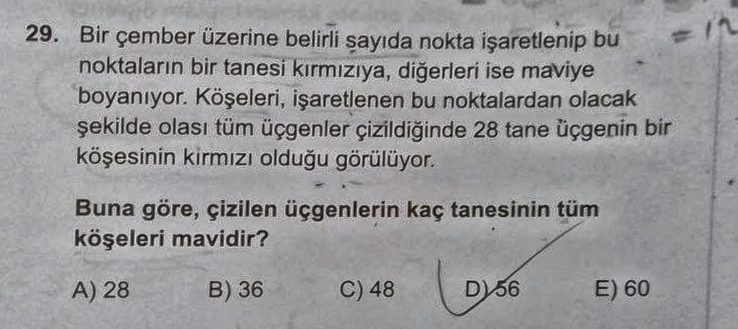
#> input picture spatial-nlm-spatial-control-study/camscanner/dirty/0000001.jpg, 1476 x 657 px (shown at 1/2 size)
$ python audit_dataset.py
#> lines starting #> are read from the running program, lines starting #| are printed output that depends on the picture; long printed decimals are rounded
"""Read-only source audit; explicit filename proposals verified with image features."""
from pathlib import Path
import hashlib, json, re, sys
import cv2
import numpy as np
from PIL import Image, ImageOps, ImageDraw

ROOT = Path(__file__).resolve().parent
DATA = ROOT.parents[1] / 'camscanner'

def digest(path):
    return hashlib.sha256(Path(path).read_bytes()).hexdigest()

def read(path):
    with Image.open(path) as im:
        return np.asarray(ImageOps.exif_transpose(im).convert('RGB'))

def gray(rgb):
    return cv2.cvtColor(rgb, cv2.COLOR_RGB2GRAY)

def properties(path):
    rgb = read(path); g = gray(rgb).astype(np.float32)/255
    bg = g[g >= np.quantile(g,.75)]; ink = g[g <= np.quantile(g,.1)]
    lap = cv2.filter2D(g,-1,np.array([[1,-2,1],[-2,4,-2],[1,-2,1]],np.float32),borderType=cv2.BORDER_REFLECT_101)
    gx = cv2.Sobel(g,-1,1,0); gy = cv2.Sobel(g,-1,0,1)
    with Image.open(path) as im: mode, fmt = im.mode, im.format
    return dict(path=str(path),sha256=digest(path),width=rgb.shape[1],height=rgb.shape[0],mode=mode,format=fmt,
        decoded_dtype=str(rgb.dtype),bits_per_channel=8,channels=3,
        mean=float(g.mean()),std=float(g.std()),background_top_quartile_mean=float(bg.mean()),
        background_top_quartile_std=float(bg.std()),ink_bottom_decile_mean=float(ink.mean()),
        quantiles=np.quantile(g,[0,.01,.1,.5,.9,.99,1]).tolist(),
        near_white_fraction=float((g>=.98).mean()),near_black_fraction=float((g<=.02).mean()),
        edge_mean=float(np.hypot(gx,gy).mean()),local_contrast=float((cv2.dilate(g,np.ones((7,7),np.uint8))-cv2.erode(g,np.ones((7,7),np.uint8))).mean()),
        noise_laplacian=float(np.abs(lap).mean()*np.sqrt(np.pi/2)/6),
        histogram=np.histogram(g,bins=32,range=(0,1))[0].tolist(),
        mean_channel_spread=float((rgb.max(2).astype(float)-rgb.min(2)).mean()/255))

def correspondence(dirty, clean):
    """Gate thresholds fixed before fitting any restoration or seeing test scores."""
    d=gray(read(dirty)); c=gray(read(clean)); h,w=c.shape
    d=cv2.resize(d,(w,h),interpolation=cv2.INTER_LINEAR)
    sift=cv2.SIFT_create(nfeatures=6000)
    kd,dd=sift.detectAndCompute(d,None); kc,dc=sift.detectAndCompute(c,None)
    if dd is None or dc is None: return dict(valid=False,reason='no descriptors')
    matches=cv2.BFMatcher().knnMatch(dd,dc,k=2)
    good=[a for a,b in matches if a.distance < .7*b.distance]
    if len(good)<30: return dict(valid=False,reason='fewer than 30 feature matches',matches=len(good))
    p=np.float32([kd[m.queryIdx].pt for m in good]);q=np.float32([kc[m.trainIdx].pt for m in good])
    H,mask=cv2.findHomography(p,q,cv2.RANSAC,2.,maxIters=5000,confidence=.999)
    if H is None: return dict(valid=False,reason='homography failed')
    inliers=mask.ravel().astype(bool)
    projected=cv2.perspectiveTransform(p[:,None,:],H)[:,0,:]
    residual=np.linalg.norm(projected-q,axis=1)[inliers]
    identity=np.linalg.norm(p-q,axis=1)[inliers]
    pts=p[inliers]; coverage=(np.ptp(pts[:,0])/w)*(np.ptp(pts[:,1])/h)
    # Need broad page support and subpixel correspondence, not just a repeated word.
    valid=int(inliers.sum())>=30 and inliers.mean()>=.5 and np.median(residual)<=.6 and np.quantile(residual,.95)<=1.5 and coverage>=.2
    registration=bool(np.median(identity)>.5 or np.quantile(identity,.95)>1.25)
    return dict(valid=bool(valid),reason='accepted' if valid else 'feature geometry gate failed',matches=len(good),
        inliers=int(inliers.sum()),inlier_fraction=float(inliers.mean()),coverage=float(coverage),
        residual_median=float(np.median(residual)),residual_p95=float(np.quantile(residual,.95)),
        resized_identity_median=float(np.median(identity)),resized_identity_p95=float(np.quantile(identity,.95)),
        registration_required=registration,homography=H.tolist())

def main():
    cv2.setNumThreads(1);cv2.setRNGSeed(20261014)
    (ROOT/'manifests').mkdir(exist_ok=True);(ROOT/'results'/'figures').mkdir(parents=True,exist_ok=True)
    folders=[DATA]+[x for x in sorted(DATA.iterdir()) if x.is_dir() and (x/'dirty').is_dir() and (x/'clean').is_dir()]
    pairs=[];missing=[];inventories=[]
    for group in folders:
        dirty=sorted((group/'dirty').glob('*.jpg'));clean=list((group/'clean').glob('*.jpg'))
        by_number={}
        for f in clean:
            match=re.search(r'_(\d+)\.jpg$',f.name,re.I)
            if match: by_number.setdefault(int(match[1]),[]).append(f)
        inventories.append(dict(group=group.name,dirty_count=len(dirty),clean_count=len(clean)))
        for ordinal,d in enumerate(dirty,1):
            index=int(d.stem) if d.stem.isdigit() else ordinal
            candidates=by_number.get(index,[])
            if len(candidates)!=1:
                missing.append(dict(dirty=str(d),index=index,candidates=[str(c) for c in candidates]));continue
            c=candidates[0];geom=correspondence(d,c)
#> in read, im is the input picture: PIL image 1476x657 RGB; mean R, G, B 152, 151.6, 153.1
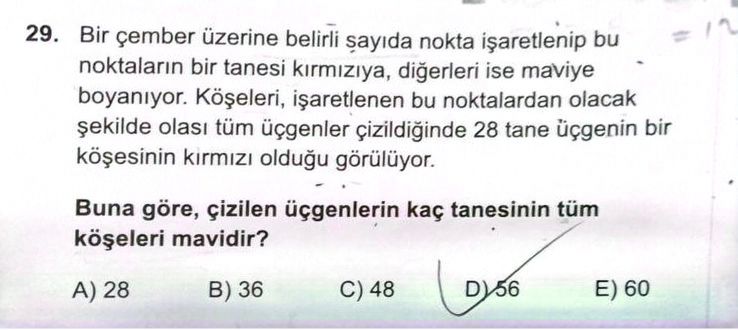
#> input picture spatial-nlm-spatial-control-study/camscanner/clean/Kopyasıpair_100081_pair_00254.jpg(1)_1.jpg, 1476 x 660 px (shown at 1/2 size)
#> in read, im is the input picture: PIL image 1476x660 RGB; mean R, G, B 231.1, 231.1, 232.3
#> in correspondence, `kd, dd = sift.detectAndCompute(d, None)`: kd = 6000 keypoints; strongest (x, y, size): (397, 487, 3.8), (284, 487, 3.7), (705, 304, 3.3), (245, 478, 3.4)
#> in correspondence, `kc, dc = sift.detectAndCompute(c, None)`: kc = 4940 keypoints; strongest (x, y, size): (112, 80, 4.4), (766, 405, 3.8), (91, 61, 5.8), (928, 427, 3.8)
#> in correspondence, `matches=cv2.BFMatcher().knnMatch(dd,dc,k=2)`: matches = 6000 matches
#> in correspondence, `good=[a for a,b in matches if a.distance < .7*b.distance]`: good = 1266 matches
#> in correspondence, `p = np.float32([kd[m.queryIdx].pt for m in good])`: p = 1266 pairs, first value 57.4 to 1457.9, second value 55.2 to 627.6
#> in correspondence, `q = np.float32([kc[m.trainIdx].pt for m in good])`: q = 1266 pairs, first value 57.45 to 1457.9, second value 49.49 to 624.9
#> in correspondence, `H,mask=cv2.findHomography(p,q,cv2.RANSAC,2.,maxIters=5000,confidence=...`: H = [[1, -0.00012, 0.0594], [2.05e-05, 0.996, -0.034], [3.25e-08, 1.85e-08, 1]]; mask = 1266 values, max 1 at index 0, min 0 at index 13, mean 0.834
#> in correspondence, `projected=cv2.perspectiveTransform(p[:,None,:],H)[:,0,:]`: projected = 1266 pairs, first value 57.45 to 1457.9, second value 54.92 to 624.7
#> in correspondence, `residual=np.linalg.norm(projected-q,axis=1)[inliers]`: residual = 1056 values, max 1.84 at index 771, min 0.00678 at index 591, mean 0.284
#> in correspondence, `identity=np.linalg.norm(p-q,axis=1)[inliers]`: identity = 1056 values, max 4.26 at index 113, min 0.0206 at index 527, mean 1.48
#> in correspondence, `pts = p[inliers]`: pts = 1056 pairs, first value 57.4 to 1457.9, second value 55.2 to 627.6
#> in correspondence, `coverage = np.ptp(pts[:, 0]) / w * (np.ptp(pts[:, 1]) / h)`: coverage = 0.823
#> in correspondence, `valid=int(inliers.sum())>=30 and inliers.mean()>=.5 and np.median(resi..`: valid = True
#> after `geom = correspondence(d, c)`: geom = 12 items
            row=dict(id=f'{group.name}_{index:03}',group=group.name,index=index,dirty=properties(d),clean=properties(c),geometry=geom,
                pairing_rule='numeric dirty identity / terminal clean suffix' if d.stem.isdigit() else 'natural source pair identifiers rank / terminal clean suffix; content verified by SIFT')
#> in properties, `lap = cv2.filter2D(g,-1,np.array([[1,-2,1],[-2,4,-2],[1,-2,1]],np.floa..`:
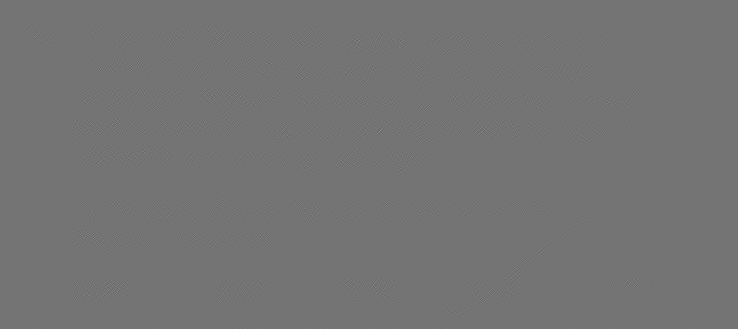
#> lap: shape (657, 1476) float32 (shown at 1/2 size); min -0.541, max 0.647, mean -1.9e-10; drawn with min black and max white
#> in properties, `gx = cv2.Sobel(g, -1, 1, 0)`:
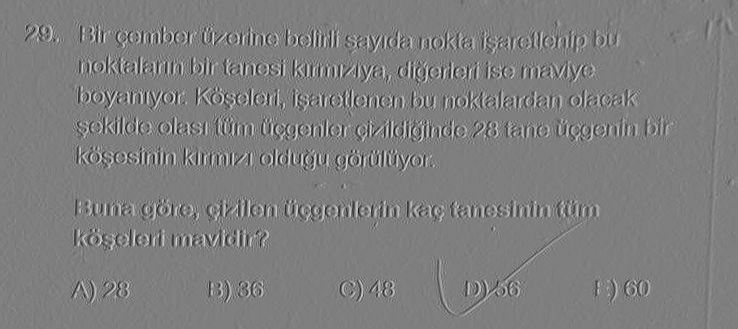
#> gx: shape (657, 1476) float32 (shown at 1/2 size); min -2.4, max 2.42, mean -0.000317; drawn with min black and max white
#> in properties (call 2), `gy = cv2.Sobel(g, -1, 0, 1)`:
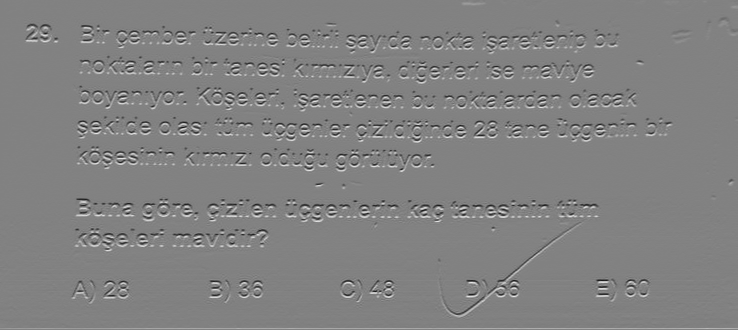
#> gy: shape (660, 1476) float32 (shown at 1/2 size); min -3.11, max 3, mean 0.000235; drawn with min black and max white
#> row = 7 items
            pairs.append(row)
            print(row['id'],geom['valid'],geom.get('inliers'),geom.get('resized_identity_median'),flush=True)
#| camscanner_001 True 1056 1.393
        used={row['clean']['path'] for row in pairs}
#> used = 1 item
        missing.extend(dict(unmatched_clean=str(c)) for c in clean if str(c) not in used)
    manifest=dict(status='audited',inventories=inventories,pairs=pairs,unmatched=missing,
        geometry_gate='SIFT ratio .7; homography RANSAC 2 px; >=30 inliers; fraction >=.5; coverage >=.2; median residual <=.6px; p95 <=1.5px',
        warning='No pairing by arbitrary filesystem order. Nested collection included explicitly. Geometry estimates are offline shared preparation, not model-specific alignment.')
#> manifest = 6 items
    (ROOT/'manifests'/'pairs.json').write_text(json.dumps(manifest,indent=2,ensure_ascii=False),encoding='utf-8')
    # Numeric identities, not lexicographic clean ordering.
    for start in range(0,len(pairs),20):
        sheet=Image.new('RGB',(1000,10*150),'#ddd');draw=ImageDraw.Draw(sheet)
#> after `sheet = Image.new('RGB', (1000, 10 * 150), '#ddd')`: sheet: PIL image 1000x1500 RGB; every value is 221
        for i,row in enumerate(pairs[start:start+20]):
            y=(i//2)*150;x=(i%2)*500
#> after `y = i // 2 * 150`: y = 0
#> after `x = i % 2 * 500`: x = 0
            for j,side in enumerate(['dirty','clean']):
                im=Image.fromarray(read(row[side]['path']));im.thumbnail((245,125));sheet.paste(im,(x+j*250,y+22))
#> after `im.thumbnail((245, 125))`:
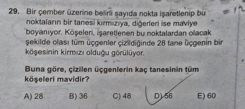
#> im: PIL image 245x109 RGB; mean R, G, B 151.9, 151.5, 153
#> after `sheet.paste(im, (x + j * 250, y + 22))`:
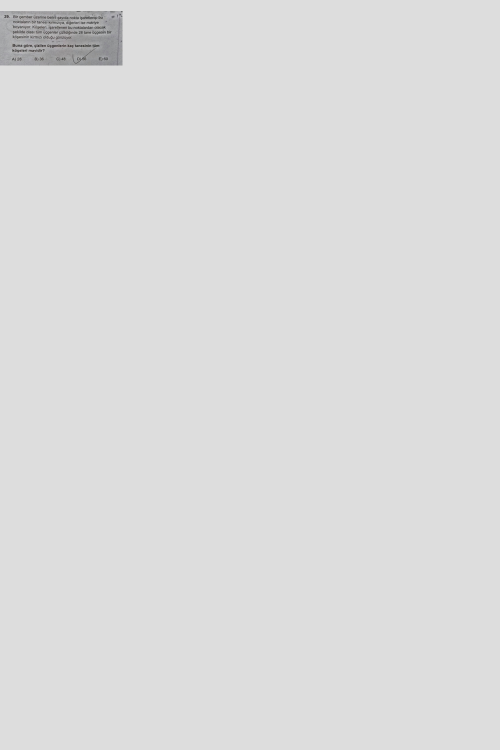
#> sheet: PIL image 1000x1500 RGB (shown at 1/2 size); mean R, G, B 219.8, 219.8, 219.8
            draw.text((x,y),row['id']+' valid='+str(row['geometry']['valid']),fill='black')
        sheet.save(ROOT/'results'/'figures'/f'audit_pairs_{start:03}.jpg')
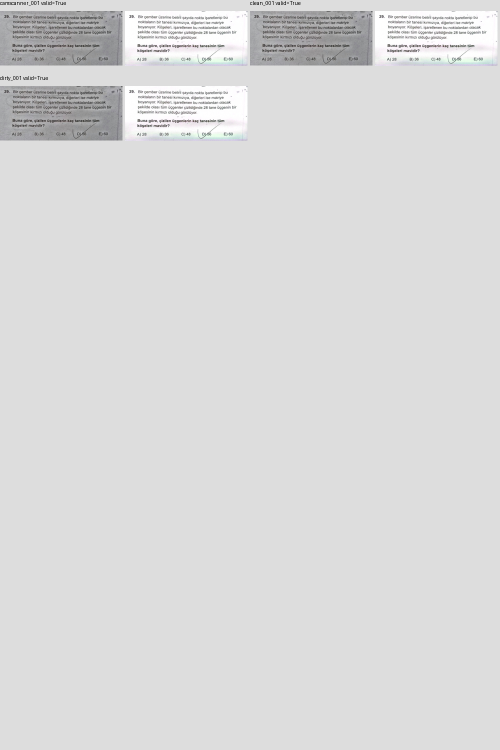
#> saved as audit_pairs_000.jpg: PIL image 1000x1500 RGB (shown at 1/2 size); mean R, G, B 217.7, 217.7, 217.9
    print(json.dumps(dict(total=len(pairs),valid=sum(r['geometry']['valid'] for r in pairs),unmatched=len(missing))))
#| {"total": 3, "valid": 3, "unmatched": 0}
    if missing: raise SystemExit('STOP: missing or ambiguous pairs; see pairs.json')

if __name__=='__main__': main()
